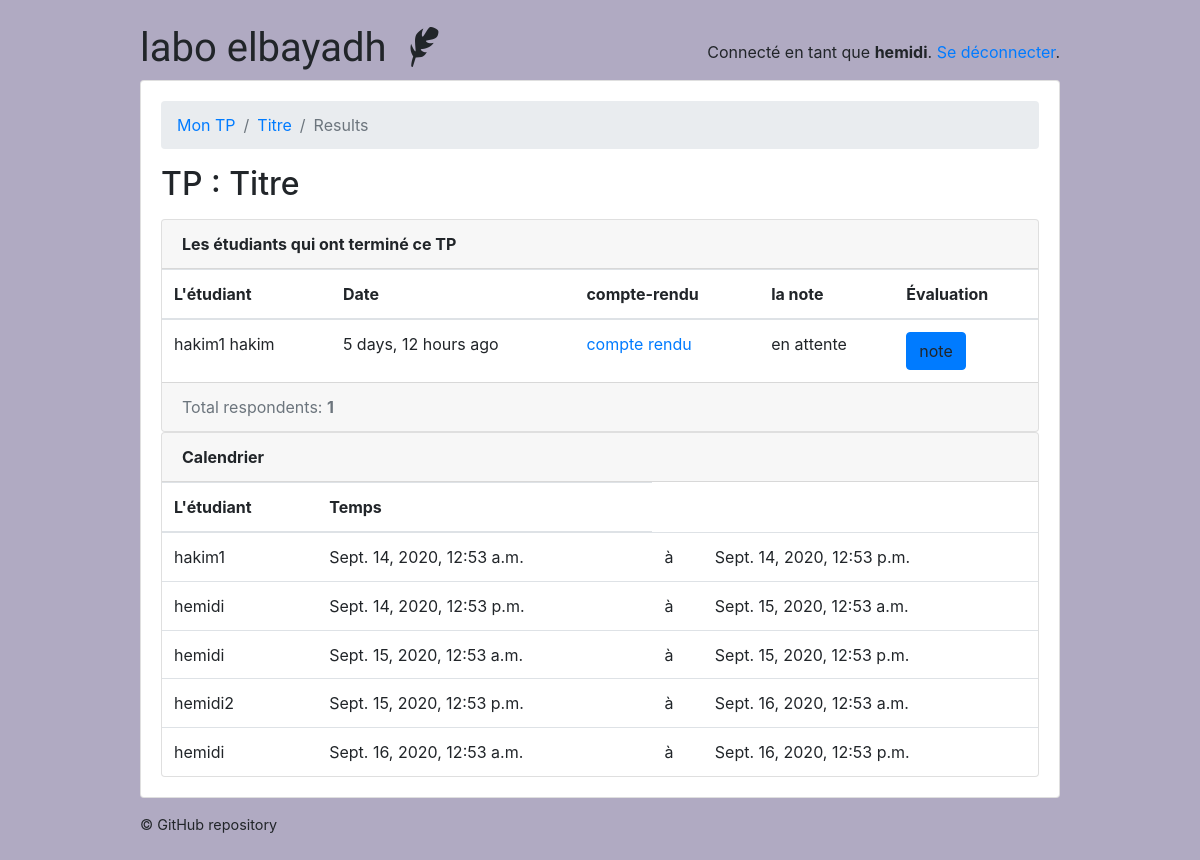
Screenshot of /teachers/quiz/87/results/ (signed in) with the database file from the repository.
### classroom/models.py (models this page shows, shortened)
class User(AbstractUser ):
    is_student = models.BooleanField(default=False )
    is_teacher = models.BooleanField(default=False)
    date_of_birth = models.DateField(default='1994-03-16')
    EQUIRED_FIELDS = ['date_of_birth']

class Quiz(models.Model):
    owner = models.ForeignKey(User, on_delete=models.CASCADE, related_name='quizzes')
    name = models.CharField(max_length=255 , default='Titre' , verbose_name= 'Titre TP',)
    subject = models.ForeignKey(Subject, on_delete=models.CASCADE, related_name='quizzes', verbose_name= 'les filières',)
    type_tp_posible = (
        ('redressement et filtrage ', 'redressement et filtrage '),
        ('filtrage RC', 'filtrage RC'),
    )
    type_tp = models.CharField(max_length=500 ,choices=type_tp_posible , verbose_name= 'Type de circuit électrique')
    description = models.TextField( max_length=500 , verbose_name= 'Description de TP ')
    module = models.CharField(max_length=255, default='Matière' , verbose_name= 'Matière' )
    Temps_TP = models.IntegerField(default=5 , verbose_name= 'Temps de TP min')
    temps_cal = models.IntegerField(default=12 , verbose_name= 'L interval temporel de calendrier (À l\'heure)')
    email_cad = models.BooleanField(default=False ,verbose_name='Envoyer  des notifications   au étudiants  par email' )

class TakenQuiz(models.Model):
    student = models.ForeignKey(Student,on_delete=models.CASCADE, related_name='taken_quizzes')
    quiz = models.ForeignKey(Quiz, on_delete=models.CASCADE, related_name='taken_quizzes')
    score = models.FloatField()
    date = models.DateTimeField(auto_now_add=True)
    compte_rendu = models.FileField(upload_to='uploads_tp/')
    correction_TP_ensegn  = models.FileField(upload_to='uploads_tp/')

class Student(models.Model):
    user = models.OneToOneField(User, on_delete=models.CASCADE, primary_key=True)
    quizzes = models.ManyToManyField(Quiz, through='TakenQuiz')
    interests = models.ManyToManyField(Subject, related_name='interested_students' )
    nome_student = models.CharField( max_length=255)

class Planning_TP(models.Model) :
    id_TP = models.IntegerField()
    id_usr = models.IntegerField()
    time_in = models.DateTimeField()
    time_fn = models.DateTimeField()
    time_TP = models.IntegerField()

### classroom/views/teachers.py (the view, shortened to what this page needs)
# urls.py: path('quiz/<int:pk>/results/', teachers.QuizResultsView.as_view(), name='quiz_results'),
@method_decorator([login_required, teacher_required], name='dispatch')
class QuizResultsView(FormMixin,DetailView):
    model = Quiz
    context_object_name = 'quiz'
    template_name = 'classroom/teachers/quiz_results.html'
    form_class = evaluation_form
    def get_context_data(self, **kwargs):
        quiz = self.get_object()
        Planning =Planning_TP.objects.all()
        student = Student.objects.all()
        taken_quizzes = quiz.taken_quizzes.select_related('student__user').order_by('-date')
        total_taken_quizzes = taken_quizzes.count()
        quiz_score = quiz.taken_quizzes.aggregate(average_score=Avg('compte_rendu'))
        extra_context = {
            'taken_quizzes': taken_quizzes,
            'total_taken_quizzes': total_taken_quizzes,
            'quiz_score': quiz_score,
            'form': evaluation_form(initial={'post': self.object}) ,
            'planning' : Planning ,
            'student' : student ,
        }
        kwargs.update(extra_context)
        return super().get_context_data(**kwargs)
    def get_queryset(self):
        return self.request.user.quizzes.all()

### classroom/templates/classroom/teachers/quiz_results.html (shortened to what this page needs)
{% extends 'base.html' %}
{% load crispy_forms_tags humanize %}
{% block content %}
  <nav aria-label="breadcrumb">
    <ol class="breadcrumb">
      <li class="breadcrumb-item"><a href="{% url 'teachers:quiz_change_list' %}">Mon TP</a></li>
      <li class="breadcrumb-item"><a href="{% url 'teachers:quiz_change' quiz.pk %}">{{ quiz.name }}</a></li>
      <li class="breadcrumb-item active" aria-current="page">Results</li>
    </ol>
  </nav>
  <h2 class="mb-3"> TP : {{ quiz.name }}</h2>
  <div class="card">
    <div class="card-header">
      <strong>Les étudiants qui ont terminé ce TP</strong>
    </div>
    <table class="table mb-0">
      <thead>
        <tr>
          <th>L'étudiant</th>
          <th>Date</th>
          <th>compte-rendu</th>
          <th>la note</th>
          <th>Évaluation</th>
        </tr>
      </thead>
      <tbody>
        {% for taken_quiz in taken_quizzes %}
          <tr>
            <td>{{ taken_quiz.student.user.first_name }}  {{ taken_quiz.student.user.last_name }}</td>
            <td>{{ taken_quiz.date|naturaltime }}</td>
           <td>  <a href="{%  url 'teachers:pdf_corect' %}?date={{ taken_quiz.compte_rendu }}" target="_blank"> compte rendu  </a>  </td>
             {% if  taken_quiz.score == 100.0 %}
              <td> en attente  </td>
              {% else %}
              <td> {{ taken_quiz.score }}  </td>
              {% endif %}
           <td> <a onclick='PopUp({{ taken_quiz.student.user.pk }} , {{ taken_quiz.pk }})' class="btn btn-primary">note</a></td>
          </tr>
        {% endfor %}
      </tbody>
    </table>
    <div class="card-footer text-muted">
      Total respondents: <strong>{{ total_taken_quizzes }}</strong>
    </div>
  </div>
<div class="card">
    <div class="card-header">
      <strong>Calendrier</strong>
    </div>
    <table class="table mb-0">
      <thead>
        <tr>
          <th>L'étudiant</th>
          <th>Temps</th>
        </tr>
      </thead>
      <tbody>
        {% for pln in planning %}
          <tr>
             {% if  pln.id_TP ==  quiz.pk %}
              {% for std in student  %}
                {% if  pln.id_usr == std.pk   %}
                             <td>{{ std.user.first_name }}</td>
                {% endif %}
              {% endfor %}
              <td>{{ pln.time_in }} </td>
              <td>à</td>
              <td> {{  pln.time_fn  }}</td>
              {% endif %}
          </tr>
        {% endfor %}
      </tbody>
    </table>
  </div>
{% endblock %}

### templates/base.html (shortened to what this page needs)
{% load static %}<!doctype html>
<html lang="en">
  <head>
    <link rel="stylesheet" href="https://maxcdn.bootstrapcdn.com/bootstrap/4.0.0/css/bootstrap.min.css">
    <link rel="stylesheet" type="text/css" href="{% static 'vendor/fontello-2f186091/css/fontello.css' %}">
    <link rel="stylesheet" type="text/css" href="{% static 'css/app.css' %}">
    <link rel="stylesheet" type="text/css" href="{% static 'css/hemidi.css' %}">
    <link rel="stylesheet" type="text/css" href="{% static 'css/fl.css' %}">
    {% if user.is_authenticated and user.is_teacher %}
      <link rel="stylesheet" type="text/css" href="{% static 'css/teachers.css' %}">
    {% else %}
      <link rel="stylesheet" type="text/css" href="{% static 'css/students.css' %}">
    {% endif %}
  </head>
  <body>
    <div class="container my-4">
      <div class="row justify-content-center">
        <div class="col-md-10 col-sm-12">
          <div class="row">
            <div class="col-6">
              <h1 class="logo">
                <a href="{% url 'home' %}">
                  labo elbayadh
                  {% if user.is_authenticated %}
                    {% if user.is_teacher %}
                      <span class="icon-feather" data-toggle="tooltip" data-placement="right" title="Teacher profile"></span>
                    {% else %}
                      <span class="icon-graduation-cap" data-toggle="tooltip" data-placement="right" title="Student profile"></span>
                    {% endif %}
                  {% endif %}
                </a>
              </h1>
            </div>
            <div class="col-6 text-right">
              {% if user.is_authenticated %}
                <p class="pt-3">Connecté en tant que <strong>{{ user.last_name }}</strong>. <a href="{% url 'logout' %}">Se déconnecter</a>.</p>
              {% else %}
                <a href="{% url 'login' %}" class="btn btn-light" role="button">Log in</a>
                <a href="{% url 'signup' %}" class="btn btn-primary" role="button">Sign up</a>
              {% endif %}
            </div>
          </div>
          <div class="card mb-3">
            <div class="card-body">
              {% block content %}
              {% endblock %}
            </div>
          </div>
          <footer>
            <a href="https://github.com/hemid32/django_labo">© GitHub repository</a>
          </footer>
        </div>
      </div>
    </div>
  </body>
</html>

### static/css/app.css (style rules this page uses)
.logo { font-family: 'Clicker Script', cursive; }
.logo a { color: #212529; text-decoration: none; }
footer { font-size: .9rem; }
footer a { color: #212529; }

### static/css/teachers.css (style rules this page uses)
body { background-color: #b0aac2; }

### rows the page displays
User: last_name "hemidi"
Quiz: name "Titre"
TakenQuiz: student.user.first_name "hakim1", student.user.last_name "hakim", date "5 days, 12 hours ago", score "en attente"
Planning_TP: time_in "Sept. 14, 2020, 12:53 a.m.", time_fn "Sept. 14, 2020, 12:53 p.m."
Student: user.first_name "hakim1"
Planning_TP: time_in "Sept. 14, 2020, 12:53 p.m.", time_fn "Sept. 15, 2020, 12:53 a.m."
Student: user.first_name "hemidi"
Planning_TP: time_in "Sept. 15, 2020, 12:53 a.m.", time_fn "Sept. 15, 2020, 12:53 p.m."
Student: user.first_name "hemidi"
Planning_TP: time_in "Sept. 15, 2020, 12:53 p.m.", time_fn "Sept. 16, 2020, 12:53 a.m."
Student: user.first_name "hemidi2"
Planning_TP: time_in "Sept. 16, 2020, 12:53 a.m.", time_fn "Sept. 16, 2020, 12:53 p.m."
Student: user.first_name "hemidi"

### other values shown
{{ total_taken_quizzes }} "1"
